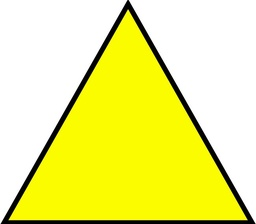
#> input picture img/triangulo_amarelo.jpg, 256 x 224 px, shrunk from 650 x 568 before the run
$ python testando_watershed.py
#> lines starting #> are read from the running program, lines starting #| are printed output that depends on the picture; after the words box and inside, x2 and y2 are one past the last pixel; in counts of white or black regions, pixels touching at a corner belong together
import numpy as np
import matplotlib.pyplot as plt
from PIL import Image
from skimage import color

#======================================================================
#                     IMAGEM
#======================================================================

# Abrir a imagem e converter para escala de cinza usando skimage
img = Image.open('img/triangulo_amarelo.jpg')
#> img is the input picture: PIL image 256x224 RGB; mean R, G, B 238.1, 238.5, 128.5
img_gray = color.rgb2gray(np.array(img))
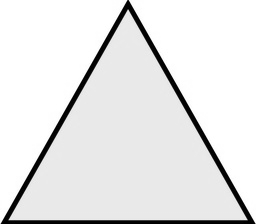
#> img_gray: shape (224, 256) float64; min 0, max 1, mean 0.904

# Normalizar para valores entre 0 e 255
img_gray = (img_gray * 255).astype(np.uint8)

#======================================================================
#                     IMAGEM
#======================================================================

#======================================================================
#                    WaterShed
#======================================================================


#  marcadores watershed
def get_markers(image):
    markers = np.zeros_like(image, dtype=np.int32)
    markers[image < np.percentile(image, 50)] = 1  # Região de fundo
    markers[image > np.percentile(image, 50)] = 2  # Região de objeto
    return markers


#WaterShed
def watershed(image, markers):
    rows, cols = image.shape
    segmented = np.zeros_like(image, dtype=np.int32)

    # Inicializando as filas para cada marcador
    queue = []
    for i in range(rows):
        for j in range(cols):
            if markers[i, j] > 0:
                queue.append((i, j, markers[i, j]))

    while queue:
        i, j, label = queue.pop(0)
        if segmented[i, j] == 0:  # Se ainda não foi visitado
            segmented[i, j] = label

            # Vizinhos 4-conectados
            for di, dj in [(-1, 0), (1, 0), (0, -1), (0, 1)]:
                ni, nj = i + di, j + dj
                if 0 <= ni < rows and 0 <= nj < cols and segmented[ni, nj] == 0:
                    queue.append((ni, nj, label))

    return segmented

# Gerando os marcadores
markers = get_markers(img_gray)
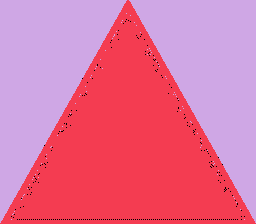
#> markers: shape (224, 256) int32; 3 distinct labels, from 0 to 2; one colour per label, 0 black

# Aplicando Watershed
segmented_image = watershed(img_gray, markers)
#> after the loop in watershed, `for i in range(rows):`: queue = 57077 items
#> after the loop in watershed, `while queue:`:
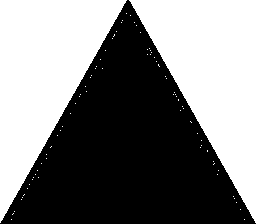
#> segmented: shape (224, 256) int32; values 1 (black) and 2 (white), 49.7% white; 79 white regions (77 under 20 px), largest, box (x1, y1, x2, y2) and area: (0, 0, 127, 223) 14226, (129, 0, 256, 223) 14185
#> after the loop in watershed, `while queue:`: queue = []

#======================================================================
#                    WaterShed
#======================================================================

fig, ax = plt.subplots(1, 2, figsize=(10, 5))
ax[0].imshow(img_gray, cmap='gray')
ax[0].set_title("Imagem Original")
ax[0].axis("off")

ax[1].imshow(segmented_image, cmap='jet')
ax[1].set_title("Segmentação Watershed")
ax[1].axis("off")


plt.show()
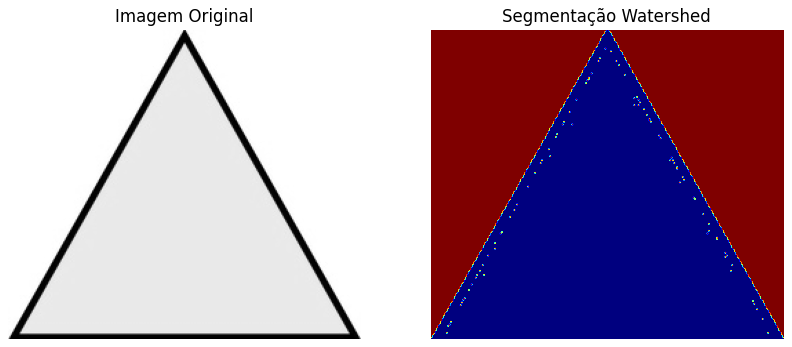
#> figure drawn by matplotlib, 2 panels

$ run again, with img/pedra.jpg copied over img/triangulo_amarelo.jpg
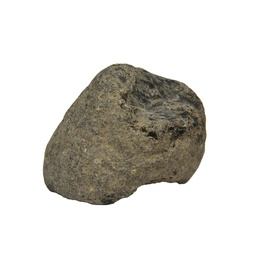
#> input picture img/pedra.jpg, 256 x 256 px, shrunk from 1079 x 1078 before the run
#> img is the input picture: PIL image 256x256 RGB; mean R, G, B 216.8, 214.7, 209.9
#> `markers = get_markers(img_gray)`:
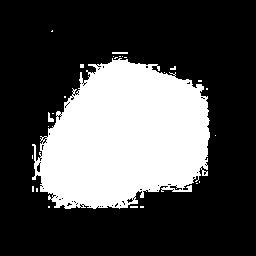
#> markers: shape (256, 256) int32; values 0 (black) and 1 (white), 30.1% white; 26 white regions (23 under 20 px), largest, box (x1, y1, x2, y2) and area: (32, 58, 210, 209) 19529, (48, 112, 54, 122) 34, (112, 52, 128, 54) 32
#> after the loop in watershed, `for i in range(rows):`: queue = 19719 items, first 6: (30, 52, 1), (31, 51, 1), (31, 52, 1), (52, 112, 1), (52, 113, 1), (52, 114, 1)
#> the loop in watershed, `while queue:` made 150279 passes
#> (i, j) on passes 1 to 3: (30, 52), (31, 51), (31, 52)
#> after the loop in watershed, `while queue:`: queue = []
#> `plt.show()`:
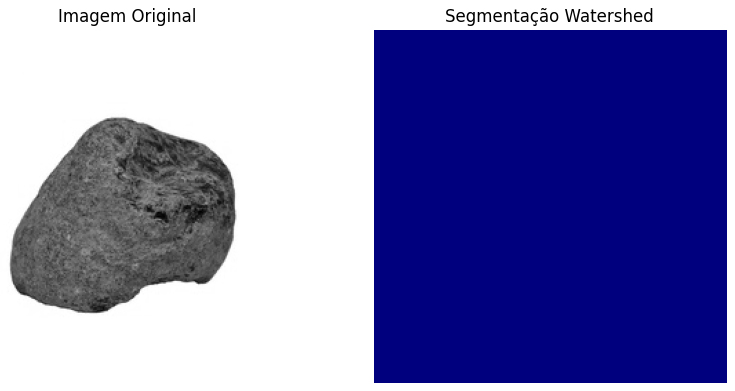
#> figure drawn by matplotlib, 2 panels
